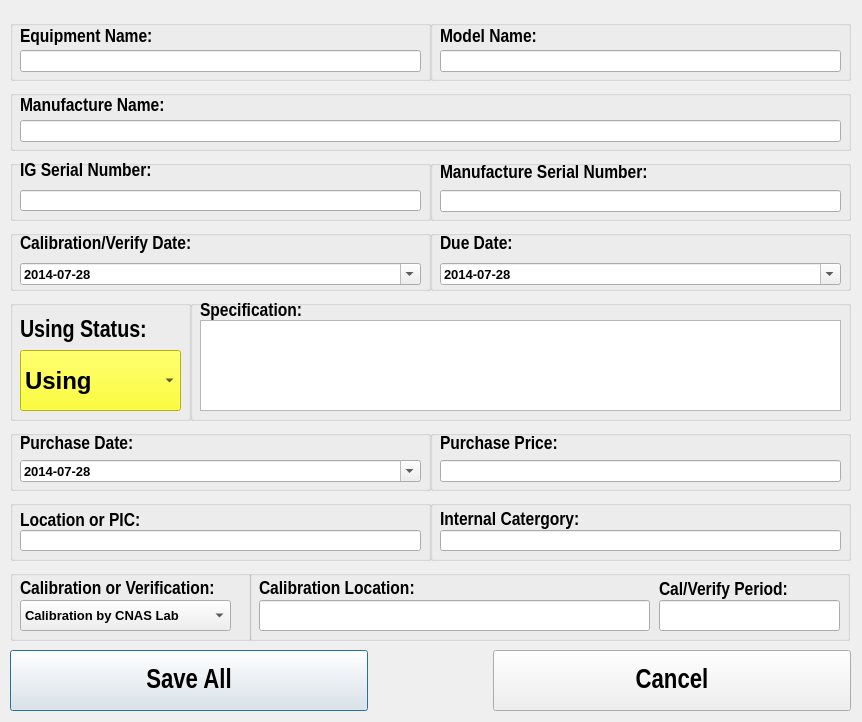
<?xml version="1.0" encoding="UTF-8"?>
<ui version="4.0">
 <class>addNewEquipment</class>
 <widget class="QDialog" name="addNewEquipment">
  <property name="geometry">
   <rect>
    <x>0</x>
    <y>0</y>
    <width>862</width>
    <height>722</height>
   </rect>
  </property>
  <property name="windowTitle">
   <string>Add New Equipment</string>
  </property>
  <widget class="QWidget" name="horizontalLayoutWidget">
   <property name="geometry">
    <rect>
     <x>10</x>
     <y>650</y>
     <width>841</width>
     <height>61</height>
    </rect>
   </property>
   <layout class="QHBoxLayout" name="horizontalLayout" stretch="3,1,3">
    <item>
     <widget class="QPushButton" name="pB_SaveAll_E">
      <property name="maximumSize">
       <size>
        <width>16777215</width>
        <height>8000</height>
       </size>
      </property>
      <property name="font">
       <font>
        <family>Arial Narrow</family>
        <pointsize>20</pointsize>
        <weight>75</weight>
        <bold>true</bold>
       </font>
      </property>
      <property name="text">
       <string>Save All</string>
      </property>
      <property name="default">
       <bool>true</bool>
      </property>
     </widget>
    </item>
    <item>
     <spacer name="horizontalSpacer">
      <property name="orientation">
       <enum>Qt::Horizontal</enum>
      </property>
      <property name="sizeHint" stdset="0">
       <size>
        <width>40</width>
        <height>20</height>
       </size>
      </property>
     </spacer>
    </item>
    <item>
     <widget class="QPushButton" name="pB_Cancel_E">
      <property name="maximumSize">
       <size>
        <width>16777215</width>
        <height>8000</height>
       </size>
      </property>
      <property name="font">
       <font>
        <family>Arial Narrow</family>
        <pointsize>20</pointsize>
        <weight>75</weight>
        <bold>true</bold>
       </font>
      </property>
      <property name="text">
       <string>Cancel</string>
      </property>
     </widget>
    </item>
   </layout>
  </widget>
  <widget class="QGroupBox" name="groupBox_EquipmentName">
   <property name="geometry">
    <rect>
     <x>10</x>
     <y>20</y>
     <width>421</width>
     <height>61</height>
    </rect>
   </property>
   <property name="layoutDirection">
    <enum>Qt::LeftToRight</enum>
   </property>
   <property name="title">
    <string/>
   </property>
   <widget class="QLineEdit" name="lineEdit_EquipmentName">
    <property name="geometry">
     <rect>
      <x>10</x>
      <y>30</y>
      <width>401</width>
      <height>22</height>
     </rect>
    </property>
    <property name="font">
     <font>
      <family>Arial</family>
      <pointsize>10</pointsize>
      <weight>75</weight>
      <bold>true</bold>
     </font>
    </property>
   </widget>
   <widget class="QLabel" name="label_EquipmentName">
    <property name="geometry">
     <rect>
      <x>10</x>
      <y>9</y>
      <width>414</width>
      <height>16</height>
     </rect>
    </property>
    <property name="font">
     <font>
      <family>Arial Narrow</family>
      <pointsize>14</pointsize>
      <weight>75</weight>
      <bold>true</bold>
     </font>
    </property>
    <property name="text">
     <string>Equipment Name:</string>
    </property>
   </widget>
  </widget>
  <widget class="QGroupBox" name="groupBox_Model">
   <property name="geometry">
    <rect>
     <x>430</x>
     <y>20</y>
     <width>421</width>
     <height>61</height>
    </rect>
   </property>
   <property name="layoutDirection">
    <enum>Qt::LeftToRight</enum>
   </property>
   <property name="title">
    <string/>
   </property>
   <widget class="QLineEdit" name="lineEdit_ModelName">
    <property name="geometry">
     <rect>
      <x>10</x>
      <y>30</y>
      <width>401</width>
      <height>22</height>
     </rect>
    </property>
    <property name="font">
     <font>
      <family>Arial</family>
      <pointsize>10</pointsize>
      <weight>75</weight>
      <bold>true</bold>
     </font>
    </property>
   </widget>
   <widget class="QLabel" name="label_ModelName">
    <property name="geometry">
     <rect>
      <x>10</x>
      <y>9</y>
      <width>391</width>
      <height>16</height>
     </rect>
    </property>
    <property name="font">
     <font>
      <family>Arial Narrow</family>
      <pointsize>14</pointsize>
      <weight>75</weight>
      <bold>true</bold>
     </font>
    </property>
    <property name="text">
     <string>Model Name:</string>
    </property>
   </widget>
  </widget>
  <widget class="QGroupBox" name="groupBox_MfrName">
   <property name="geometry">
    <rect>
     <x>10</x>
     <y>90</y>
     <width>841</width>
     <height>61</height>
    </rect>
   </property>
   <property name="title">
    <string/>
   </property>
   <widget class="QLineEdit" name="lineEdit_MfrName">
    <property name="geometry">
     <rect>
      <x>10</x>
      <y>30</y>
      <width>821</width>
      <height>22</height>
     </rect>
    </property>
    <property name="font">
     <font>
      <family>Arial</family>
      <pointsize>10</pointsize>
      <weight>75</weight>
      <bold>true</bold>
     </font>
    </property>
   </widget>
   <widget class="QLabel" name="label_MfrName">
    <property name="geometry">
     <rect>
      <x>10</x>
      <y>0</y>
      <width>811</width>
      <height>31</height>
     </rect>
    </property>
    <property name="maximumSize">
     <size>
      <width>16777215</width>
      <height>600</height>
     </size>
    </property>
    <property name="font">
     <font>
      <family>Arial Narrow</family>
      <pointsize>14</pointsize>
      <weight>75</weight>
      <bold>true</bold>
     </font>
    </property>
    <property name="text">
     <string>Manufacture Name:</string>
    </property>
   </widget>
  </widget>
  <widget class="QGroupBox" name="groupBox_IGSN">
   <property name="geometry">
    <rect>
     <x>10</x>
     <y>160</y>
     <width>421</width>
     <height>61</height>
    </rect>
   </property>
   <property name="layoutDirection">
    <enum>Qt::LeftToRight</enum>
   </property>
   <property name="title">
    <string/>
   </property>
   <widget class="QLineEdit" name="lineEdit_IGSN">
    <property name="geometry">
     <rect>
      <x>10</x>
      <y>30</y>
      <width>401</width>
      <height>21</height>
     </rect>
    </property>
    <property name="font">
     <font>
      <family>Arial</family>
      <pointsize>10</pointsize>
      <weight>75</weight>
      <bold>true</bold>
     </font>
    </property>
   </widget>
   <widget class="QLabel" name="label_IGSN">
    <property name="geometry">
     <rect>
      <x>10</x>
      <y>0</y>
      <width>391</width>
      <height>22</height>
     </rect>
    </property>
    <property name="font">
     <font>
      <family>Arial Narrow</family>
      <pointsize>14</pointsize>
      <weight>75</weight>
      <bold>true</bold>
     </font>
    </property>
    <property name="text">
     <string>IG Serial Number:</string>
    </property>
   </widget>
  </widget>
  <widget class="QGroupBox" name="groupBox_MFRSN">
   <property name="geometry">
    <rect>
     <x>430</x>
     <y>160</y>
     <width>421</width>
     <height>61</height>
    </rect>
   </property>
   <property name="layoutDirection">
    <enum>Qt::LeftToRight</enum>
   </property>
   <property name="title">
    <string/>
   </property>
   <widget class="QLabel" name="label_Mfr_SN">
    <property name="geometry">
     <rect>
      <x>10</x>
      <y>1</y>
      <width>341</width>
      <height>23</height>
     </rect>
    </property>
    <property name="font">
     <font>
      <family>Arial Narrow</family>
      <pointsize>14</pointsize>
      <weight>75</weight>
      <bold>true</bold>
     </font>
    </property>
    <property name="text">
     <string>Manufacture Serial Number:</string>
    </property>
   </widget>
   <widget class="QLineEdit" name="lineEdit_MFRSN">
    <property name="geometry">
     <rect>
      <x>10</x>
      <y>30</y>
      <width>401</width>
      <height>22</height>
     </rect>
    </property>
    <property name="font">
     <font>
      <family>Arial</family>
      <pointsize>10</pointsize>
      <weight>75</weight>
      <bold>true</bold>
     </font>
    </property>
   </widget>
  </widget>
  <widget class="QGroupBox" name="groupBox_calverDate">
   <property name="geometry">
    <rect>
     <x>10</x>
     <y>230</y>
     <width>421</width>
     <height>61</height>
    </rect>
   </property>
   <property name="layoutDirection">
    <enum>Qt::LeftToRight</enum>
   </property>
   <property name="title">
    <string/>
   </property>
   <widget class="QLabel" name="label_CalDate">
    <property name="geometry">
     <rect>
      <x>10</x>
      <y>0</y>
      <width>341</width>
      <height>27</height>
     </rect>
    </property>
    <property name="font">
     <font>
      <family>Arial Narrow</family>
      <pointsize>14</pointsize>
      <weight>75</weight>
      <bold>true</bold>
     </font>
    </property>
    <property name="text">
     <string>Calibration/Verify Date:</string>
    </property>
   </widget>
   <widget class="QDateEdit" name="dateEdit_Cal">
    <property name="geometry">
     <rect>
      <x>10</x>
      <y>33</y>
      <width>401</width>
      <height>22</height>
     </rect>
    </property>
    <property name="font">
     <font>
      <family>Arial</family>
      <pointsize>10</pointsize>
      <weight>75</weight>
      <bold>true</bold>
     </font>
    </property>
    <property name="mouseTracking">
     <bool>true</bool>
    </property>
    <property name="acceptDrops">
     <bool>true</bool>
    </property>
    <property name="inputMethodHints">
     <set>Qt::ImhNone</set>
    </property>
    <property name="readOnly">
     <bool>false</bool>
    </property>
    <property name="dateTime">
     <datetime>
      <hour>0</hour>
      <minute>0</minute>
      <second>0</second>
      <year>2014</year>
      <month>7</month>
      <day>28</day>
     </datetime>
    </property>
    <property name="displayFormat">
     <string>yyyy-MM-dd</string>
    </property>
    <property name="calendarPopup">
     <bool>true</bool>
    </property>
    <property name="date">
     <date>
      <year>2014</year>
      <month>7</month>
      <day>28</day>
     </date>
    </property>
   </widget>
  </widget>
  <widget class="QGroupBox" name="groupBox_Duedate">
   <property name="geometry">
    <rect>
     <x>430</x>
     <y>230</y>
     <width>421</width>
     <height>61</height>
    </rect>
   </property>
   <property name="layoutDirection">
    <enum>Qt::LeftToRight</enum>
   </property>
   <property name="title">
    <string/>
   </property>
   <widget class="QDateEdit" name="dateEdit_Due">
    <property name="geometry">
     <rect>
      <x>10</x>
      <y>33</y>
      <width>401</width>
      <height>22</height>
     </rect>
    </property>
    <property name="font">
     <font>
      <family>Arial</family>
      <pointsize>10</pointsize>
      <weight>75</weight>
      <bold>true</bold>
     </font>
    </property>
    <property name="displayFormat">
     <string>yyyy-MM-dd</string>
    </property>
    <property name="calendarPopup">
     <bool>true</bool>
    </property>
    <property name="date">
     <date>
      <year>2014</year>
      <month>7</month>
      <day>28</day>
     </date>
    </property>
   </widget>
   <widget class="QLabel" name="label_DueDate">
    <property name="geometry">
     <rect>
      <x>10</x>
      <y>0</y>
      <width>381</width>
      <height>27</height>
     </rect>
    </property>
    <property name="font">
     <font>
      <family>Arial Narrow</family>
      <pointsize>14</pointsize>
      <weight>75</weight>
      <bold>true</bold>
     </font>
    </property>
    <property name="text">
     <string>Due Date:</string>
    </property>
   </widget>
  </widget>
  <widget class="QGroupBox" name="groupBox_UsingStatus">
   <property name="geometry">
    <rect>
     <x>10</x>
     <y>300</y>
     <width>181</width>
     <height>121</height>
    </rect>
   </property>
   <property name="title">
    <string/>
   </property>
   <widget class="QComboBox" name="comboBox_Status">
    <property name="geometry">
     <rect>
      <x>10</x>
      <y>50</y>
      <width>161</width>
      <height>61</height>
     </rect>
    </property>
    <property name="font">
     <font>
      <family>Arial</family>
      <pointsize>18</pointsize>
      <weight>75</weight>
      <bold>true</bold>
     </font>
    </property>
    <property name="styleSheet">
     <string notr="true">background-color: rgb(255, 255, 0);
</string>
    </property>
    <property name="currentText">
     <string>Using</string>
    </property>
    <property name="currentIndex">
     <number>0</number>
    </property>
    <item>
     <property name="text">
      <string>Using</string>
     </property>
    </item>
    <item>
     <property name="text">
      <string>停用</string>
     </property>
    </item>
    <item>
     <property name="text">
      <string>报废</string>
     </property>
    </item>
    <item>
     <property name="text">
      <string>借用</string>
     </property>
    </item>
    <item>
     <property name="text">
      <string>拆解</string>
     </property>
    </item>
   </widget>
   <widget class="QLabel" name="label_Status">
    <property name="geometry">
     <rect>
      <x>10</x>
      <y>10</y>
      <width>131</width>
      <height>41</height>
     </rect>
    </property>
    <property name="font">
     <font>
      <family>Arial Narrow</family>
      <pointsize>18</pointsize>
      <weight>75</weight>
      <bold>true</bold>
     </font>
    </property>
    <property name="text">
     <string>Using Status:</string>
    </property>
   </widget>
  </widget>
  <widget class="QGroupBox" name="groupBox_Spec">
   <property name="geometry">
    <rect>
     <x>190</x>
     <y>300</y>
     <width>661</width>
     <height>121</height>
    </rect>
   </property>
   <property name="title">
    <string/>
   </property>
   <widget class="QPlainTextEdit" name="plainTextEdit_Spec">
    <property name="geometry">
     <rect>
      <x>10</x>
      <y>20</y>
      <width>641</width>
      <height>91</height>
     </rect>
    </property>
    <property name="font">
     <font>
      <family>Arial</family>
      <pointsize>10</pointsize>
      <weight>75</weight>
      <bold>true</bold>
     </font>
    </property>
   </widget>
   <widget class="QLabel" name="label_Spec">
    <property name="geometry">
     <rect>
      <x>10</x>
      <y>0</y>
      <width>131</width>
      <height>21</height>
     </rect>
    </property>
    <property name="font">
     <font>
      <family>Arial Narrow</family>
      <pointsize>14</pointsize>
      <weight>75</weight>
      <bold>true</bold>
     </font>
    </property>
    <property name="text">
     <string>Specification:</string>
    </property>
   </widget>
  </widget>
  <widget class="QGroupBox" name="groupBox_PuechasePrice">
   <property name="geometry">
    <rect>
     <x>430</x>
     <y>430</y>
     <width>421</width>
     <height>61</height>
    </rect>
   </property>
   <property name="layoutDirection">
    <enum>Qt::LeftToRight</enum>
   </property>
   <property name="title">
    <string/>
   </property>
   <widget class="QLineEdit" name="lineEdit_PurchasePrice">
    <property name="geometry">
     <rect>
      <x>10</x>
      <y>30</y>
      <width>401</width>
      <height>22</height>
     </rect>
    </property>
    <property name="font">
     <font>
      <family>Arial</family>
      <pointsize>10</pointsize>
      <weight>75</weight>
      <bold>true</bold>
     </font>
    </property>
   </widget>
   <widget class="QLabel" name="label_PurchasePrice">
    <property name="geometry">
     <rect>
      <x>10</x>
      <y>0</y>
      <width>211</width>
      <height>27</height>
     </rect>
    </property>
    <property name="font">
     <font>
      <family>Arial Narrow</family>
      <pointsize>14</pointsize>
      <weight>75</weight>
      <bold>true</bold>
     </font>
    </property>
    <property name="text">
     <string>Purchase Price:</string>
    </property>
   </widget>
  </widget>
  <widget class="QGroupBox" name="groupBox_PurchaseDate">
   <property name="geometry">
    <rect>
     <x>10</x>
     <y>430</y>
     <width>421</width>
     <height>61</height>
    </rect>
   </property>
   <property name="layoutDirection">
    <enum>Qt::LeftToRight</enum>
   </property>
   <property name="title">
    <string/>
   </property>
   <widget class="QDateEdit" name="dateEdit_PurchaseDate">
    <property name="geometry">
     <rect>
      <x>10</x>
      <y>30</y>
      <width>401</width>
      <height>22</height>
     </rect>
    </property>
    <property name="font">
     <font>
      <family>Arial</family>
      <pointsize>10</pointsize>
      <weight>75</weight>
      <bold>true</bold>
     </font>
    </property>
    <property name="displayFormat">
     <string>yyyy-mM-dd</string>
    </property>
    <property name="calendarPopup">
     <bool>true</bool>
    </property>
    <property name="date">
     <date>
      <year>2014</year>
      <month>7</month>
      <day>28</day>
     </date>
    </property>
   </widget>
   <widget class="QLabel" name="label_PurchaseDate">
    <property name="geometry">
     <rect>
      <x>10</x>
      <y>0</y>
      <width>241</width>
      <height>27</height>
     </rect>
    </property>
    <property name="font">
     <font>
      <family>Arial Narrow</family>
      <pointsize>14</pointsize>
      <weight>75</weight>
      <bold>true</bold>
     </font>
    </property>
    <property name="text">
     <string>Purchase Date:</string>
    </property>
   </widget>
  </widget>
  <widget class="QGroupBox" name="groupBox_InternalCAT">
   <property name="geometry">
    <rect>
     <x>430</x>
     <y>500</y>
     <width>421</width>
     <height>61</height>
    </rect>
   </property>
   <property name="layoutDirection">
    <enum>Qt::LeftToRight</enum>
   </property>
   <property name="title">
    <string/>
   </property>
   <widget class="QLabel" name="label_InternalCatergory">
    <property name="geometry">
     <rect>
      <x>10</x>
      <y>10</y>
      <width>361</width>
      <height>19</height>
     </rect>
    </property>
    <property name="font">
     <font>
      <family>Arial Narrow</family>
      <pointsize>14</pointsize>
      <weight>75</weight>
      <bold>true</bold>
     </font>
    </property>
    <property name="text">
     <string>Internal Catergory:</string>
    </property>
   </widget>
   <widget class="QLineEdit" name="lineEdit_InternalCatergory">
    <property name="geometry">
     <rect>
      <x>10</x>
      <y>30</y>
      <width>401</width>
      <height>21</height>
     </rect>
    </property>
    <property name="font">
     <font>
      <family>Arial</family>
      <pointsize>10</pointsize>
      <weight>75</weight>
      <bold>true</bold>
     </font>
    </property>
   </widget>
  </widget>
  <widget class="QGroupBox" name="groupBox_Local">
   <property name="geometry">
    <rect>
     <x>10</x>
     <y>500</y>
     <width>421</width>
     <height>61</height>
    </rect>
   </property>
   <property name="layoutDirection">
    <enum>Qt::LeftToRight</enum>
   </property>
   <property name="title">
    <string/>
   </property>
   <widget class="QLineEdit" name="lineEdit_Location">
    <property name="geometry">
     <rect>
      <x>10</x>
      <y>30</y>
      <width>401</width>
      <height>21</height>
     </rect>
    </property>
    <property name="font">
     <font>
      <family>Arial</family>
      <pointsize>10</pointsize>
      <weight>75</weight>
      <bold>true</bold>
     </font>
    </property>
   </widget>
   <widget class="QLabel" name="label_Location">
    <property name="geometry">
     <rect>
      <x>10</x>
      <y>10</y>
      <width>261</width>
      <height>21</height>
     </rect>
    </property>
    <property name="font">
     <font>
      <family>Arial Narrow</family>
      <pointsize>14</pointsize>
      <weight>75</weight>
      <bold>true</bold>
     </font>
    </property>
    <property name="text">
     <string>Location or PIC:</string>
    </property>
   </widget>
  </widget>
  <widget class="QGroupBox" name="groupBox">
   <property name="geometry">
    <rect>
     <x>10</x>
     <y>570</y>
     <width>241</width>
     <height>71</height>
    </rect>
   </property>
   <property name="title">
    <string/>
   </property>
   <widget class="QComboBox" name="comboBox_CalorVer">
    <property name="geometry">
     <rect>
      <x>10</x>
      <y>30</y>
      <width>211</width>
      <height>31</height>
     </rect>
    </property>
    <property name="font">
     <font>
      <family>Arial</family>
      <pointsize>10</pointsize>
      <weight>75</weight>
      <bold>true</bold>
     </font>
    </property>
    <item>
     <property name="text">
      <string>Calibration by CNAS Lab</string>
     </property>
    </item>
    <item>
     <property name="text">
      <string>Verification by Internal Lab</string>
     </property>
    </item>
    <item>
     <property name="text">
      <string>Other</string>
     </property>
    </item>
   </widget>
   <widget class="QLabel" name="label_CalorVer">
    <property name="geometry">
     <rect>
      <x>10</x>
      <y>10</y>
      <width>211</width>
      <height>18</height>
     </rect>
    </property>
    <property name="font">
     <font>
      <family>Arial Narrow</family>
      <pointsize>14</pointsize>
      <weight>75</weight>
      <bold>true</bold>
     </font>
    </property>
    <property name="text">
     <string>Calibration or Verification:</string>
    </property>
   </widget>
  </widget>
  <widget class="QGroupBox" name="groupBox_CalLocation">
   <property name="geometry">
    <rect>
     <x>249</x>
     <y>570</y>
     <width>601</width>
     <height>71</height>
    </rect>
   </property>
   <property name="title">
    <string/>
   </property>
   <widget class="QLineEdit" name="lineEdit_CalLocation">
    <property name="geometry">
     <rect>
      <x>10</x>
      <y>30</y>
      <width>391</width>
      <height>31</height>
     </rect>
    </property>
    <property name="font">
     <font>
      <family>Arial</family>
      <pointsize>10</pointsize>
      <weight>75</weight>
      <bold>true</bold>
     </font>
    </property>
   </widget>
   <widget class="QLabel" name="label_CalLocation">
    <property name="geometry">
     <rect>
      <x>10</x>
      <y>10</y>
      <width>381</width>
      <height>18</height>
     </rect>
    </property>
    <property name="font">
     <font>
      <family>Arial Narrow</family>
      <pointsize>14</pointsize>
      <weight>75</weight>
      <bold>true</bold>
     </font>
    </property>
    <property name="text">
     <string>Calibration Location:</string>
    </property>
   </widget>
   <widget class="QLineEdit" name="lineEdit_CalPeriod">
    <property name="geometry">
     <rect>
      <x>410</x>
      <y>30</y>
      <width>181</width>
      <height>31</height>
     </rect>
    </property>
    <property name="font">
     <font>
      <family>Arial</family>
      <pointsize>10</pointsize>
      <weight>75</weight>
      <bold>true</bold>
     </font>
    </property>
   </widget>
   <widget class="QLabel" name="label_CalPeriod">
    <property name="geometry">
     <rect>
      <x>410</x>
      <y>10</y>
      <width>161</width>
      <height>20</height>
     </rect>
    </property>
    <property name="font">
     <font>
      <family>Arial Narrow</family>
      <pointsize>14</pointsize>
      <weight>75</weight>
      <bold>true</bold>
     </font>
    </property>
    <property name="text">
     <string>Cal/Verify Period:</string>
    </property>
   </widget>
  </widget>
 </widget>
 <resources/>
 <connections/>
</ui>
